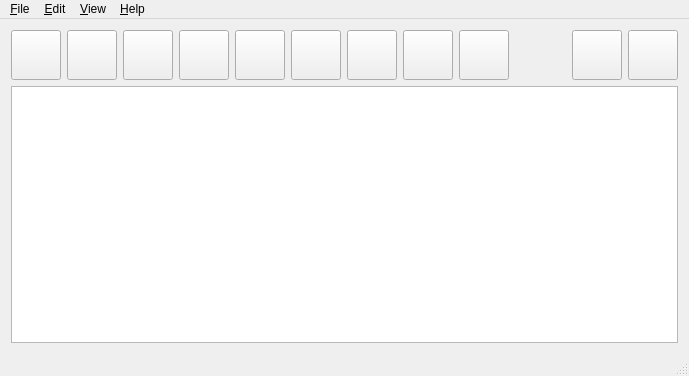
<?xml version="1.0" encoding="UTF-8"?>
<ui version="4.0">
 <class>MainWindow</class>
 <widget class="QMainWindow" name="MainWindow">
  <property name="geometry">
   <rect>
    <x>0</x>
    <y>0</y>
    <width>689</width>
    <height>376</height>
   </rect>
  </property>
  <property name="windowTitle">
   <string>New File - InstaPaper</string>
  </property>
  <property name="windowIcon">
   <iconset>
    <normaloff>icons/wi.ico</normaloff>icons/wi.ico</iconset>
  </property>
  <property name="windowOpacity">
   <double>12.000000000000000</double>
  </property>
  <widget class="QWidget" name="centralWidget">
   <layout class="QGridLayout" name="gridLayout">
    <item row="0" column="0">
     <layout class="QHBoxLayout" name="horizontalLayout_3">
      <item>
       <widget class="QPushButton" name="pushButton_Create">
        <property name="minimumSize">
         <size>
          <width>50</width>
          <height>50</height>
         </size>
        </property>
        <property name="maximumSize">
         <size>
          <width>50</width>
          <height>50</height>
         </size>
        </property>
        <property name="cursor">
         <cursorShape>PointingHandCursor</cursorShape>
        </property>
        <property name="toolTip">
         <string>&lt;html&gt;&lt;head/&gt;&lt;body&gt;&lt;p&gt;&lt;span style=&quot; font-size:10pt; font-weight:600; font-style:italic;&quot;&gt;Create&lt;/span&gt;&lt;/p&gt;&lt;/body&gt;&lt;/html&gt;</string>
        </property>
        <property name="text">
         <string/>
        </property>
        <property name="iconSize">
         <size>
          <width>40</width>
          <height>40</height>
         </size>
        </property>
       </widget>
      </item>
      <item>
       <widget class="QPushButton" name="pushButton_Open">
        <property name="minimumSize">
         <size>
          <width>50</width>
          <height>50</height>
         </size>
        </property>
        <property name="maximumSize">
         <size>
          <width>50</width>
          <height>50</height>
         </size>
        </property>
        <property name="cursor">
         <cursorShape>PointingHandCursor</cursorShape>
        </property>
        <property name="toolTip">
         <string>&lt;html&gt;&lt;head/&gt;&lt;body&gt;&lt;p&gt;&lt;span style=&quot; font-size:10pt; font-weight:600; font-style:italic;&quot;&gt;Open&lt;/span&gt;&lt;/p&gt;&lt;/body&gt;&lt;/html&gt;</string>
        </property>
        <property name="text">
         <string/>
        </property>
        <property name="iconSize">
         <size>
          <width>40</width>
          <height>40</height>
         </size>
        </property>
       </widget>
      </item>
      <item>
       <widget class="QPushButton" name="pushButton_Save">
        <property name="minimumSize">
         <size>
          <width>50</width>
          <height>50</height>
         </size>
        </property>
        <property name="maximumSize">
         <size>
          <width>50</width>
          <height>50</height>
         </size>
        </property>
        <property name="cursor">
         <cursorShape>PointingHandCursor</cursorShape>
        </property>
        <property name="toolTip">
         <string>&lt;html&gt;&lt;head/&gt;&lt;body&gt;&lt;p&gt;&lt;span style=&quot; font-size:10pt; font-weight:600; font-style:italic;&quot;&gt;Save&lt;/span&gt;&lt;/p&gt;&lt;/body&gt;&lt;/html&gt;</string>
        </property>
        <property name="text">
         <string/>
        </property>
        <property name="iconSize">
         <size>
          <width>40</width>
          <height>40</height>
         </size>
        </property>
       </widget>
      </item>
      <item>
       <widget class="QPushButton" name="pushButton_Copy">
        <property name="minimumSize">
         <size>
          <width>50</width>
          <height>50</height>
         </size>
        </property>
        <property name="maximumSize">
         <size>
          <width>50</width>
          <height>50</height>
         </size>
        </property>
        <property name="cursor">
         <cursorShape>PointingHandCursor</cursorShape>
        </property>
        <property name="toolTip">
         <string>&lt;html&gt;&lt;head/&gt;&lt;body&gt;&lt;p&gt;&lt;span style=&quot; font-size:10pt; font-weight:600; font-style:italic;&quot;&gt;Copy&lt;/span&gt;&lt;/p&gt;&lt;/body&gt;&lt;/html&gt;</string>
        </property>
        <property name="text">
         <string/>
        </property>
        <property name="iconSize">
         <size>
          <width>40</width>
          <height>40</height>
         </size>
        </property>
       </widget>
      </item>
      <item>
       <widget class="QPushButton" name="pushButton_Cut">
        <property name="minimumSize">
         <size>
          <width>50</width>
          <height>50</height>
         </size>
        </property>
        <property name="maximumSize">
         <size>
          <width>50</width>
          <height>50</height>
         </size>
        </property>
        <property name="cursor">
         <cursorShape>PointingHandCursor</cursorShape>
        </property>
        <property name="toolTip">
         <string>&lt;html&gt;&lt;head/&gt;&lt;body&gt;&lt;p&gt;&lt;span style=&quot; font-size:10pt; font-weight:600; font-style:italic;&quot;&gt;Cut&lt;/span&gt;&lt;/p&gt;&lt;/body&gt;&lt;/html&gt;</string>
        </property>
        <property name="text">
         <string/>
        </property>
        <property name="iconSize">
         <size>
          <width>40</width>
          <height>40</height>
         </size>
        </property>
       </widget>
      </item>
      <item>
       <widget class="QPushButton" name="pushButton_Paste">
        <property name="minimumSize">
         <size>
          <width>50</width>
          <height>50</height>
         </size>
        </property>
        <property name="maximumSize">
         <size>
          <width>50</width>
          <height>50</height>
         </size>
        </property>
        <property name="toolTip">
         <string>&lt;html&gt;&lt;head/&gt;&lt;body&gt;&lt;p&gt;&lt;span style=&quot; font-size:10pt; font-weight:600; font-style:italic;&quot;&gt;Paste&lt;/span&gt;&lt;/p&gt;&lt;/body&gt;&lt;/html&gt;</string>
        </property>
        <property name="text">
         <string/>
        </property>
        <property name="iconSize">
         <size>
          <width>40</width>
          <height>40</height>
         </size>
        </property>
       </widget>
      </item>
      <item>
       <widget class="QPushButton" name="pushButton_Undo">
        <property name="minimumSize">
         <size>
          <width>50</width>
          <height>50</height>
         </size>
        </property>
        <property name="maximumSize">
         <size>
          <width>50</width>
          <height>50</height>
         </size>
        </property>
        <property name="cursor">
         <cursorShape>PointingHandCursor</cursorShape>
        </property>
        <property name="focusPolicy">
         <enum>Qt::NoFocus</enum>
        </property>
        <property name="toolTip">
         <string>&lt;html&gt;&lt;head/&gt;&lt;body&gt;&lt;p&gt;&lt;span style=&quot; font-size:10pt; font-weight:600; font-style:italic;&quot;&gt;Undo&lt;/span&gt;&lt;/p&gt;&lt;/body&gt;&lt;/html&gt;</string>
        </property>
        <property name="text">
         <string/>
        </property>
        <property name="iconSize">
         <size>
          <width>40</width>
          <height>40</height>
         </size>
        </property>
        <property name="shortcut">
         <string/>
        </property>
        <property name="checkable">
         <bool>false</bool>
        </property>
       </widget>
      </item>
      <item>
       <widget class="QPushButton" name="pushButton_Redo">
        <property name="minimumSize">
         <size>
          <width>50</width>
          <height>50</height>
         </size>
        </property>
        <property name="maximumSize">
         <size>
          <width>50</width>
          <height>50</height>
         </size>
        </property>
        <property name="cursor">
         <cursorShape>PointingHandCursor</cursorShape>
        </property>
        <property name="toolTip">
         <string>&lt;html&gt;&lt;head/&gt;&lt;body&gt;&lt;p&gt;&lt;span style=&quot; font-size:10pt; font-weight:600; font-style:italic;&quot;&gt;Redo&lt;/span&gt;&lt;/p&gt;&lt;/body&gt;&lt;/html&gt;</string>
        </property>
        <property name="text">
         <string/>
        </property>
        <property name="iconSize">
         <size>
          <width>40</width>
          <height>40</height>
         </size>
        </property>
       </widget>
      </item>
      <item>
       <widget class="QPushButton" name="pushButton_ChFont">
        <property name="enabled">
         <bool>true</bool>
        </property>
        <property name="minimumSize">
         <size>
          <width>50</width>
          <height>50</height>
         </size>
        </property>
        <property name="maximumSize">
         <size>
          <width>50</width>
          <height>50</height>
         </size>
        </property>
        <property name="cursor">
         <cursorShape>PointingHandCursor</cursorShape>
        </property>
        <property name="toolTip">
         <string>&lt;html&gt;&lt;head/&gt;&lt;body&gt;&lt;p&gt;&lt;span style=&quot; font-size:10pt; font-weight:600; font-style:italic;&quot;&gt;Change font&lt;/span&gt;&lt;/p&gt;&lt;/body&gt;&lt;/html&gt;</string>
        </property>
        <property name="autoFillBackground">
         <bool>false</bool>
        </property>
        <property name="text">
         <string/>
        </property>
        <property name="iconSize">
         <size>
          <width>40</width>
          <height>40</height>
         </size>
        </property>
       </widget>
      </item>
      <item>
       <spacer name="horizontalSpacer">
        <property name="orientation">
         <enum>Qt::Horizontal</enum>
        </property>
        <property name="sizeHint" stdset="0">
         <size>
          <width>40</width>
          <height>20</height>
         </size>
        </property>
       </spacer>
      </item>
      <item>
       <widget class="QPushButton" name="pushButton_Close">
        <property name="minimumSize">
         <size>
          <width>50</width>
          <height>50</height>
         </size>
        </property>
        <property name="maximumSize">
         <size>
          <width>50</width>
          <height>50</height>
         </size>
        </property>
        <property name="text">
         <string/>
        </property>
        <property name="iconSize">
         <size>
          <width>40</width>
          <height>40</height>
         </size>
        </property>
       </widget>
      </item>
      <item>
       <widget class="QPushButton" name="pushButton_Exit">
        <property name="minimumSize">
         <size>
          <width>50</width>
          <height>50</height>
         </size>
        </property>
        <property name="maximumSize">
         <size>
          <width>50</width>
          <height>50</height>
         </size>
        </property>
        <property name="text">
         <string/>
        </property>
        <property name="iconSize">
         <size>
          <width>40</width>
          <height>40</height>
         </size>
        </property>
       </widget>
      </item>
     </layout>
    </item>
    <item row="1" column="0">
     <widget class="QTextEdit" name="textEdit">
      <property name="toolTip">
       <string>&lt;html&gt;&lt;head/&gt;&lt;body&gt;&lt;p&gt;&lt;span style=&quot; font-weight:600; font-style:italic;&quot;&gt;Enter the text&lt;/span&gt;&lt;/p&gt;&lt;/body&gt;&lt;/html&gt;</string>
      </property>
     </widget>
    </item>
   </layout>
  </widget>
  <widget class="QMenuBar" name="menuBar">
   <property name="geometry">
    <rect>
     <x>0</x>
     <y>0</y>
     <width>689</width>
     <height>21</height>
    </rect>
   </property>
   <widget class="QMenu" name="menuFile">
    <property name="title">
     <string>&amp;File</string>
    </property>
    <addaction name="actionAct1"/>
    <addaction name="actionAct_Open"/>
    <addaction name="action_Save_File"/>
    <addaction name="action_Save_file_as"/>
    <addaction name="action_close_file"/>
    <addaction name="action_Exit"/>
   </widget>
   <widget class="QMenu" name="menuEdit">
    <property name="title">
     <string>&amp;Edit</string>
    </property>
    <addaction name="action_Copy"/>
    <addaction name="action_Cut"/>
    <addaction name="action_Paste"/>
    <addaction name="action_Undo"/>
    <addaction name="action_Redo"/>
   </widget>
   <widget class="QMenu" name="menu_View">
    <property name="title">
     <string>&amp;View</string>
    </property>
    <addaction name="action_Change_font"/>
   </widget>
   <widget class="QMenu" name="menu_Help">
    <property name="title">
     <string>&amp;Help</string>
    </property>
    <addaction name="action_About_programm"/>
    <addaction name="action_About_Qt"/>
   </widget>
   <addaction name="menuFile"/>
   <addaction name="menuEdit"/>
   <addaction name="menu_View"/>
   <addaction name="menu_Help"/>
  </widget>
  <widget class="QStatusBar" name="statusBar"/>
  <action name="actionAct1">
   <property name="enabled">
    <bool>true</bool>
   </property>
   <property name="icon">
    <iconset resource="img.qrc">
     <normaloff>:/icons/create.png</normaloff>:/icons/create.png</iconset>
   </property>
   <property name="text">
    <string>&amp;File</string>
   </property>
   <property name="shortcut">
    <string>Ctrl+N</string>
   </property>
  </action>
  <action name="actionAct_Open">
   <property name="icon">
    <iconset resource="img.qrc">
     <normaloff>:/icons/open.png</normaloff>:/icons/open.png</iconset>
   </property>
   <property name="text">
    <string>&amp;Open file</string>
   </property>
   <property name="shortcut">
    <string>Ctrl+O</string>
   </property>
  </action>
  <action name="action_Save_File">
   <property name="icon">
    <iconset resource="img.qrc">
     <normaloff>:/icons/save.png</normaloff>:/icons/save.png</iconset>
   </property>
   <property name="text">
    <string>&amp;Save file</string>
   </property>
   <property name="shortcut">
    <string>Ctrl+S</string>
   </property>
  </action>
  <action name="action_Save_file_as">
   <property name="icon">
    <iconset resource="img.qrc">
     <normaloff>:/icons/saveas.png</normaloff>:/icons/saveas.png</iconset>
   </property>
   <property name="text">
    <string>&amp;Save file as</string>
   </property>
   <property name="shortcut">
    <string>Ctrl+Shift+S</string>
   </property>
  </action>
  <action name="action_close_file">
   <property name="icon">
    <iconset resource="img.qrc">
     <normaloff>:/icons/close.png</normaloff>:/icons/close.png</iconset>
   </property>
   <property name="text">
    <string>&amp;Close file</string>
   </property>
   <property name="shortcut">
    <string>Ctrl+W</string>
   </property>
  </action>
  <action name="action_Exit">
   <property name="icon">
    <iconset resource="img.qrc">
     <normaloff>:/icons/exit.png</normaloff>:/icons/exit.png</iconset>
   </property>
   <property name="text">
    <string>&amp;Exit</string>
   </property>
  </action>
  <action name="action_Copy">
   <property name="icon">
    <iconset resource="img.qrc">
     <normaloff>:/icons/copy.png</normaloff>:/icons/copy.png</iconset>
   </property>
   <property name="text">
    <string>&amp;Copy</string>
   </property>
   <property name="shortcut">
    <string>Ctrl+C</string>
   </property>
  </action>
  <action name="action_Cut">
   <property name="icon">
    <iconset resource="img.qrc">
     <normaloff>:/icons/cut.png</normaloff>:/icons/cut.png</iconset>
   </property>
   <property name="text">
    <string>&amp;Cut</string>
   </property>
   <property name="shortcut">
    <string>Ctrl+X</string>
   </property>
  </action>
  <action name="action_Paste">
   <property name="icon">
    <iconset resource="img.qrc">
     <normaloff>:/icons/paste.png</normaloff>:/icons/paste.png</iconset>
   </property>
   <property name="text">
    <string>&amp;Paste</string>
   </property>
   <property name="shortcut">
    <string>Ctrl+V</string>
   </property>
  </action>
  <action name="action_Undo">
   <property name="icon">
    <iconset resource="img.qrc">
     <normaloff>:/icons/undo.png</normaloff>:/icons/undo.png</iconset>
   </property>
   <property name="text">
    <string>&amp;Undo</string>
   </property>
   <property name="shortcut">
    <string>Ctrl+Z</string>
   </property>
  </action>
  <action name="action_Redo">
   <property name="icon">
    <iconset resource="img.qrc">
     <normaloff>:/icons/redo.png</normaloff>:/icons/redo.png</iconset>
   </property>
   <property name="text">
    <string>&amp;Redo</string>
   </property>
   <property name="shortcut">
    <string>Ctrl+Y</string>
   </property>
  </action>
  <action name="action_About_programm">
   <property name="icon">
    <iconset resource="img.qrc">
     <normaloff>:/icons/inf2.png</normaloff>:/icons/inf2.png</iconset>
   </property>
   <property name="text">
    <string>&amp;About programm</string>
   </property>
  </action>
  <action name="action_About_Qt">
   <property name="icon">
    <iconset resource="img.qrc">
     <normaloff>:/icons/inf1.png</normaloff>:/icons/inf1.png</iconset>
   </property>
   <property name="text">
    <string>&amp;About Qt</string>
   </property>
  </action>
  <action name="action_Change_font">
   <property name="icon">
    <iconset resource="img.qrc">
     <normaloff>:/icons/text.png</normaloff>:/icons/text.png</iconset>
   </property>
   <property name="text">
    <string>&amp;Change font</string>
   </property>
  </action>
 </widget>
 <layoutdefault spacing="6" margin="11"/>
 <resources>
  <include location="img.qrc"/>
 </resources>
 <connections>
  <connection>
   <sender>actionAct1</sender>
   <signal>triggered()</signal>
   <receiver>pushButton_Create</receiver>
   <slot>click()</slot>
   <hints>
    <hint type="sourcelabel">
     <x>-1</x>
     <y>-1</y>
    </hint>
    <hint type="destinationlabel">
     <x>34</x>
     <y>55</y>
    </hint>
   </hints>
  </connection>
  <connection>
   <sender>action_Undo</sender>
   <signal>triggered()</signal>
   <receiver>pushButton_Undo</receiver>
   <slot>click()</slot>
   <hints>
    <hint type="sourcelabel">
     <x>-1</x>
     <y>-1</y>
    </hint>
    <hint type="destinationlabel">
     <x>370</x>
     <y>55</y>
    </hint>
   </hints>
  </connection>
  <connection>
   <sender>action_Paste</sender>
   <signal>triggered()</signal>
   <receiver>pushButton_Paste</receiver>
   <slot>click()</slot>
   <hints>
    <hint type="sourcelabel">
     <x>-1</x>
     <y>-1</y>
    </hint>
    <hint type="destinationlabel">
     <x>314</x>
     <y>55</y>
    </hint>
   </hints>
  </connection>
  <connection>
   <sender>action_Cut</sender>
   <signal>triggered()</signal>
   <receiver>pushButton_Cut</receiver>
   <slot>click()</slot>
   <hints>
    <hint type="sourcelabel">
     <x>-1</x>
     <y>-1</y>
    </hint>
    <hint type="destinationlabel">
     <x>258</x>
     <y>55</y>
    </hint>
   </hints>
  </connection>
  <connection>
   <sender>action_Copy</sender>
   <signal>triggered()</signal>
   <receiver>pushButton_Copy</receiver>
   <slot>click()</slot>
   <hints>
    <hint type="sourcelabel">
     <x>-1</x>
     <y>-1</y>
    </hint>
    <hint type="destinationlabel">
     <x>202</x>
     <y>55</y>
    </hint>
   </hints>
  </connection>
  <connection>
   <sender>actionAct_Open</sender>
   <signal>triggered()</signal>
   <receiver>pushButton_Open</receiver>
   <slot>click()</slot>
   <hints>
    <hint type="sourcelabel">
     <x>-1</x>
     <y>-1</y>
    </hint>
    <hint type="destinationlabel">
     <x>90</x>
     <y>55</y>
    </hint>
   </hints>
  </connection>
  <connection>
   <sender>action_Save_File</sender>
   <signal>triggered()</signal>
   <receiver>pushButton_Save</receiver>
   <slot>click()</slot>
   <hints>
    <hint type="sourcelabel">
     <x>-1</x>
     <y>-1</y>
    </hint>
    <hint type="destinationlabel">
     <x>146</x>
     <y>55</y>
    </hint>
   </hints>
  </connection>
  <connection>
   <sender>action_Change_font</sender>
   <signal>triggered()</signal>
   <receiver>pushButton_ChFont</receiver>
   <slot>click()</slot>
   <hints>
    <hint type="sourcelabel">
     <x>-1</x>
     <y>-1</y>
    </hint>
    <hint type="destinationlabel">
     <x>482</x>
     <y>55</y>
    </hint>
   </hints>
  </connection>
  <connection>
   <sender>action_Exit</sender>
   <signal>triggered()</signal>
   <receiver>pushButton_Exit</receiver>
   <slot>click()</slot>
   <hints>
    <hint type="sourcelabel">
     <x>-1</x>
     <y>-1</y>
    </hint>
    <hint type="destinationlabel">
     <x>653</x>
     <y>55</y>
    </hint>
   </hints>
  </connection>
  <connection>
   <sender>action_close_file</sender>
   <signal>triggered()</signal>
   <receiver>pushButton_Close</receiver>
   <slot>click()</slot>
   <hints>
    <hint type="sourcelabel">
     <x>-1</x>
     <y>-1</y>
    </hint>
    <hint type="destinationlabel">
     <x>597</x>
     <y>55</y>
    </hint>
   </hints>
  </connection>
  <connection>
   <sender>action_Redo</sender>
   <signal>triggered()</signal>
   <receiver>pushButton_Redo</receiver>
   <slot>click()</slot>
   <hints>
    <hint type="sourcelabel">
     <x>-1</x>
     <y>-1</y>
    </hint>
    <hint type="destinationlabel">
     <x>426</x>
     <y>55</y>
    </hint>
   </hints>
  </connection>
 </connections>
</ui>
